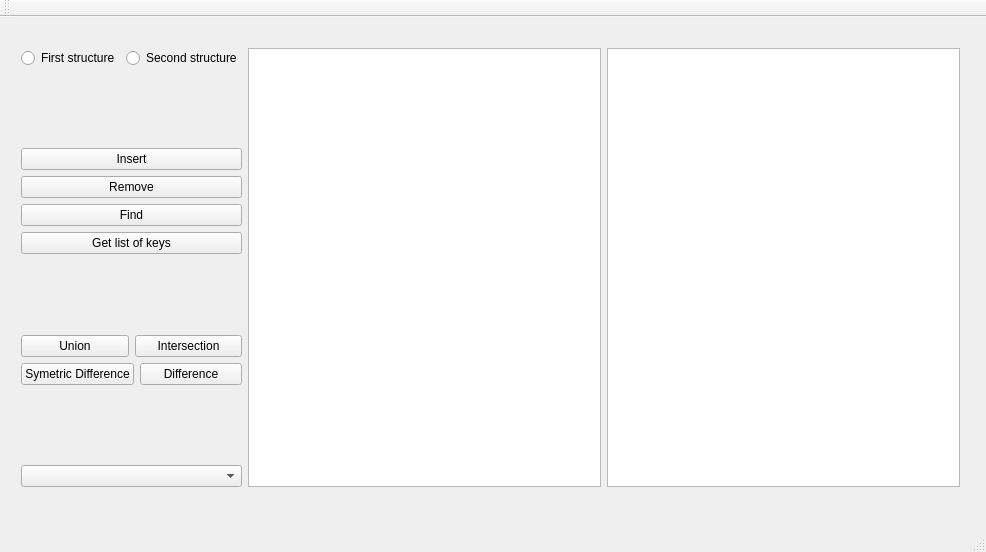
<?xml version="1.0" encoding="UTF-8"?>
<ui version="4.0">
 <class>MainWindow</class>
 <widget class="QMainWindow" name="MainWindow">
  <property name="geometry">
   <rect>
    <x>0</x>
    <y>0</y>
    <width>986</width>
    <height>552</height>
   </rect>
  </property>
  <property name="windowTitle">
   <string>MainWindow</string>
  </property>
  <widget class="QWidget" name="centralWidget">
   <widget class="QWidget" name="horizontalLayoutWidget">
    <property name="geometry">
     <rect>
      <x>10</x>
      <y>20</y>
      <width>961</width>
      <height>461</height>
     </rect>
    </property>
    <layout class="QHBoxLayout" name="horizontalLayout">
     <item>
      <layout class="QVBoxLayout" name="verticalLayout">
       <item>
        <layout class="QHBoxLayout" name="horizontalLayout_2">
         <item>
          <widget class="QRadioButton" name="radioButton">
           <property name="text">
            <string>First structure</string>
           </property>
          </widget>
         </item>
         <item>
          <widget class="QRadioButton" name="radioButton_2">
           <property name="text">
            <string>Second structure</string>
           </property>
          </widget>
         </item>
        </layout>
       </item>
       <item>
        <spacer name="verticalSpacer_3">
         <property name="orientation">
          <enum>Qt::Vertical</enum>
         </property>
         <property name="sizeHint" stdset="0">
          <size>
           <width>20</width>
           <height>40</height>
          </size>
         </property>
        </spacer>
       </item>
       <item>
        <widget class="QPushButton" name="pushButton">
         <property name="text">
          <string>Insert</string>
         </property>
        </widget>
       </item>
       <item>
        <widget class="QPushButton" name="pushButton_2">
         <property name="text">
          <string>Remove</string>
         </property>
        </widget>
       </item>
       <item>
        <widget class="QPushButton" name="pushButton_3">
         <property name="text">
          <string>Find</string>
         </property>
        </widget>
       </item>
       <item>
        <widget class="QPushButton" name="pushButton_8">
         <property name="text">
          <string>Get list of keys</string>
         </property>
        </widget>
       </item>
       <item>
        <spacer name="verticalSpacer_2">
         <property name="orientation">
          <enum>Qt::Vertical</enum>
         </property>
         <property name="sizeHint" stdset="0">
          <size>
           <width>20</width>
           <height>40</height>
          </size>
         </property>
        </spacer>
       </item>
       <item>
        <layout class="QHBoxLayout" name="horizontalLayout_3">
         <item>
          <widget class="QPushButton" name="pushButton_5">
           <property name="text">
            <string>Union</string>
           </property>
          </widget>
         </item>
         <item>
          <widget class="QPushButton" name="pushButton_4">
           <property name="text">
            <string>Intersection</string>
           </property>
          </widget>
         </item>
        </layout>
       </item>
       <item>
        <layout class="QHBoxLayout" name="horizontalLayout_4">
         <item>
          <widget class="QPushButton" name="pushButton_7">
           <property name="text">
            <string>Symetric Difference</string>
           </property>
          </widget>
         </item>
         <item>
          <widget class="QPushButton" name="pushButton_6">
           <property name="text">
            <string>Difference</string>
           </property>
          </widget>
         </item>
        </layout>
       </item>
       <item>
        <spacer name="verticalSpacer">
         <property name="orientation">
          <enum>Qt::Vertical</enum>
         </property>
         <property name="sizeHint" stdset="0">
          <size>
           <width>20</width>
           <height>40</height>
          </size>
         </property>
        </spacer>
       </item>
       <item>
        <widget class="QComboBox" name="comboBox"/>
       </item>
      </layout>
     </item>
     <item>
      <widget class="QGraphicsView" name="graphicsView"/>
     </item>
     <item>
      <widget class="QGraphicsView" name="graphicsView_2"/>
     </item>
    </layout>
   </widget>
  </widget>
  <widget class="QMenuBar" name="menuBar">
   <property name="geometry">
    <rect>
     <x>0</x>
     <y>0</y>
     <width>986</width>
     <height>26</height>
    </rect>
   </property>
  </widget>
  <widget class="QToolBar" name="mainToolBar">
   <attribute name="toolBarArea">
    <enum>TopToolBarArea</enum>
   </attribute>
   <attribute name="toolBarBreak">
    <bool>false</bool>
   </attribute>
  </widget>
  <widget class="QStatusBar" name="statusBar"/>
 </widget>
 <layoutdefault spacing="6" margin="11"/>
 <resources/>
 <connections/>
</ui>
